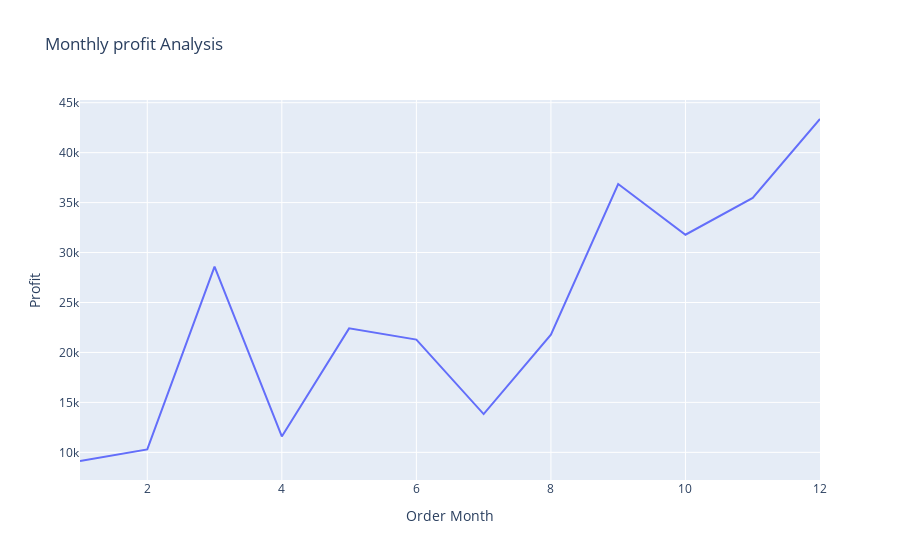

Notebook code for this chart:
### Code cell
fig = px.line(profit_by_month, x ='Order Month', y ='Profit', title='Monthly profit Analysis')

fig.show()

### Figure 1 — Plotly figure (JSON) as saved in the notebook; plotly's stock layout.template omitted (floating-point values rounded to 4 significant figures)
{"data": [{"hovertemplate": "Order Month=%{x}<br>Profit=%{y}<extra></extra>", "legendgroup": "", "line": {"color": "#636efa", "dash": "solid"}, "marker": {"symbol": "circle"}, "mode": "lines", "name": "", "orientation": "v", "showlegend": false, "type": "scatter", "x": [1, 2, 3, 4, 5, 6, 7, 8, 9, 10, 11, 12], "xaxis": "x", "y": [9134.0, 10290.0, 28590.0, 11590.0, 22410.0, 21290.0, 13830.0, 21780.0, 36860.0, 31780.0, 35470.0, 43370.0], "yaxis": "y"}], "layout": {"autosize": true, "legend": {"tracegroupgap": 0}, "title": {"text": "Monthly profit Analysis"}, "xaxis": {"anchor": "y", "autorange": true, "domain": [0, 1], "range": [1, 12], "title": {"text": "Order Month"}, "type": "linear"}, "yaxis": {"anchor": "x", "autorange": true, "domain": [0, 1], "range": [7233.0, 45270.0], "title": {"text": "Profit"}, "type": "linear"}}}
